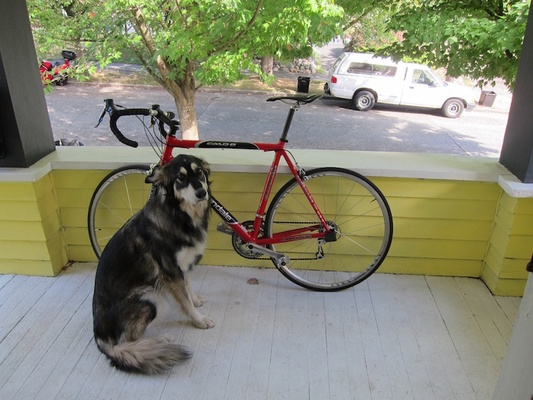
#> input picture ipynb/0.class/05_DARKNET/dog.jpg, 533 x 400 px, shrunk from 768 x 576 before the run, found by its file name
$ jupyter execute 0128_haarlike.ipynb   (shell and % lines are left out)   (Python 2 division)
#> lines starting #> are read from the running program, lines starting #| are printed output that depends on the picture; after the words box and inside, x2 and y2 are one past the last pixel; in counts of white or black regions, pixels touching at a corner belong together
[cell 1]
import cv2, numpy as np
import math
import time
import random
from matplotlib import pyplot as plt
from bokeh.plotting import figure
from bokeh.io import output_notebook, show, push_notebook


output_notebook()


def imshow(tit, image) :
    plt.title(tit)
    if len(image.shape) == 3 :
        plt.imshow(cv2.cvtColor(image, cv2.COLOR_BGR2RGB))
    else :
        plt.imshow(image, cmap="gray")
    plt.show()


def create_win(frames, scale=1.0) :
    global myImage

    all = []
    for f in frames :
        if len(f.shape ) !=  3 : f = cv2.cvtColor(f, cv2.COLOR_GRAY2BGR)
        all.append(f)
    frame = np.vstack(all)

    fr=cv2.cvtColor(frame, cv2.COLOR_BGR2RGBA) # because Bokeh expects a RGBA image
    fr=cv2.flip(fr, -1) # because Bokeh flips vertically
    width=fr.shape[1]
    height=fr.shape[0]

    p = figure(x_range=(0,width), y_range=(0,height), output_backend="webgl", width=int(width*scale), height=int(height*scale))
    myImage = p.image_rgba(image=[fr], x=0, y=0, dw=width, dh=height)
    show(p, notebook_handle=True)


def update_win(frames) :

    all = []
    for f in frames :
        if len(f.shape ) !=  3 : f = cv2.cvtColor(f, cv2.COLOR_GRAY2BGR)
        all.append(f)
    frame = np.vstack(all)

    fr=cv2.cvtColor(frame, cv2.COLOR_BGR2RGBA)
    fr=cv2.flip(fr, -1)
    myImage.data_source.data['image']=[fr]
    push_notebook()

[cell 2]
#classifier = cv2.CascadeClassifier('haarcascade_frontalface_default.xml')
classifier = cv2.CascadeClassifier('haarcascade_eye.xml')

[cell 3]
src = cv2.imread('dog.jpg')
#> src is the input picture: shape (400, 533, 3); mean B, G, R 114, 135.7, 134.4

[cell 4]
faces = classifier.detectMultiScale(src)
#> faces = ()

[cell 5]
for (x, y, w, h) in faces:
    cv2.rectangle(src, (x, y), (x + w, y + h), (255, 0, 255), 2)
#> this loop made 0 passes
imshow('src', src)

[cell 6]
face_classifier = cv2.CascadeClassifier('haarcascade_frontalface_default.xml')
eye_classifier = cv2.CascadeClassifier('haarcascade_eye.xml')

src = cv2.imread('kids.png')
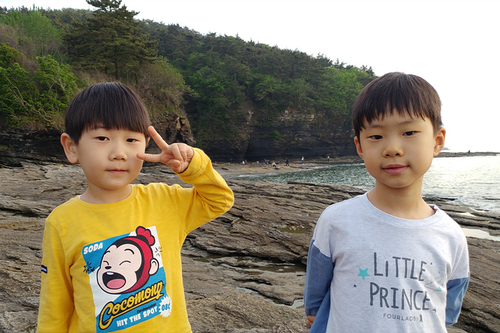
#> input picture ipynb/day6/kids.png, 500 x 333 px, shrunk from 720 x 480 before the run, found by its file name
#> src is the input picture: shape (333, 500, 3); mean B, G, R 116.9, 134.4, 141.2

faces = face_classifier.detectMultiScale(src)
#> faces = [[351, 102, 87, 87], [79, 109, 79, 79]]

for (x1, y1, w1, h1) in faces:
        cv2.rectangle(src, (x1, y1), (x1 + w1, y1 + h1), (255, 0, 255), 2)

        faceROI = src[y1:y1 + h1/2, x1:x1 + w1]
        eyes = eye_classifier.detectMultiScale(faceROI)

        for (x2, y2, w2, h2) in eyes:
            center = (int(x2 + w2 / 2), int(y2 + h2 / 2))
            cv2.circle(faceROI, center, int(w2 / 2), (255, 0, 0), 2, cv2.LINE_AA)
#> this loop made 2 passes
#> (x1, y1, w1, h1, eyes) on pass 1: (351, 102, 87, 87, [[45, 18, 23, 23]])
#> pass 1, `faceROI = src[y1:y1 + h1/2, x1:x1 + w1]`:
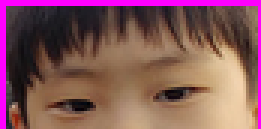
#> faceROI: shape (43, 87, 3) (shown 3 times larger); mean B, G, R 89.4, 86.2, 132
#> pass 2, `faceROI = src[y1:y1 + h1/2, x1:x1 + w1]`:
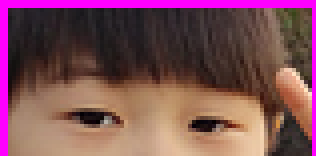
#> faceROI: shape (39, 79, 3) (shown 4 times larger); mean B, G, R 86.1, 77.9, 125.3
#> after the loop:
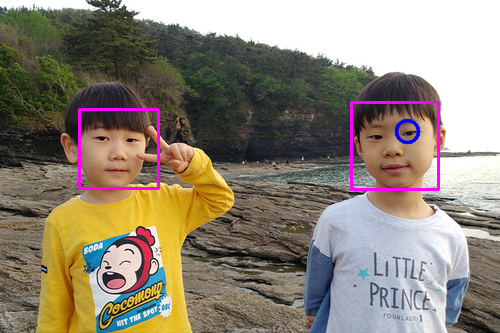
#> src: shape (333, 500, 3); 1.4% of pixels changed, all inside (x1, y1, x2, y2) = (78, 101, 440, 191)

imshow('src', src)

[cell 7]
hog = cv2.HOGDescriptor()
hog.setSVMDetector(cv2.HOGDescriptor_getDefaultPeopleDetector())

frame = cv2.imread("people.jpg")
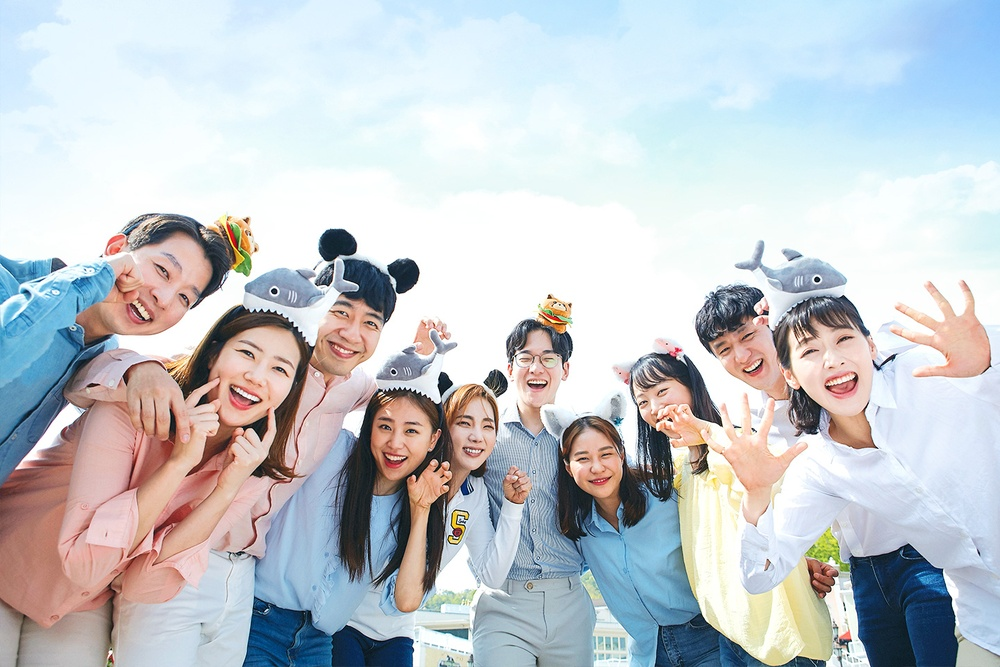
#> input picture ipynb/0.class/04_CNN/people.jpg, 1000 x 667 px, shrunk from 1440 x 960 before the run
#> frame is the input picture: shape (667, 1000, 3); mean B, G, R 204.3, 199.8, 195.2
detected, _ = hog.detectMultiScale(frame)
#> detected = [[435, 455, 83, 166], [761, 277, 90, 180]]

for (x, y, w, h) in detected:
        c = (random.randint(0, 255), random.randint(0, 255), random.randint(0, 255))
        cv2.rectangle(frame, (x, y), (x + w, y + h), c, 3)
#> this loop made 2 passes
#> (x, y, w, h, c) on passes 1 to 2: (435, 455, 83, 166, (197, 215, 20)), (761, 277, 90, 180, (132, 248, 207))
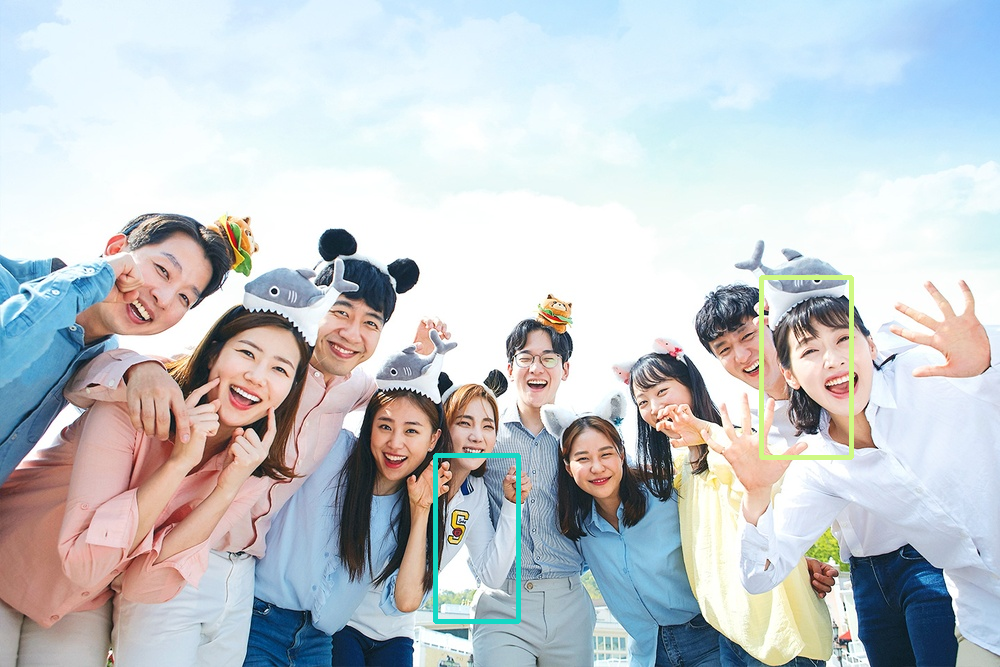
#> frame: shape (667, 1000, 3); 0.77% of pixels changed, all inside (x1, y1, x2, y2) = (433, 275, 854, 624)

imshow('frame', frame)
